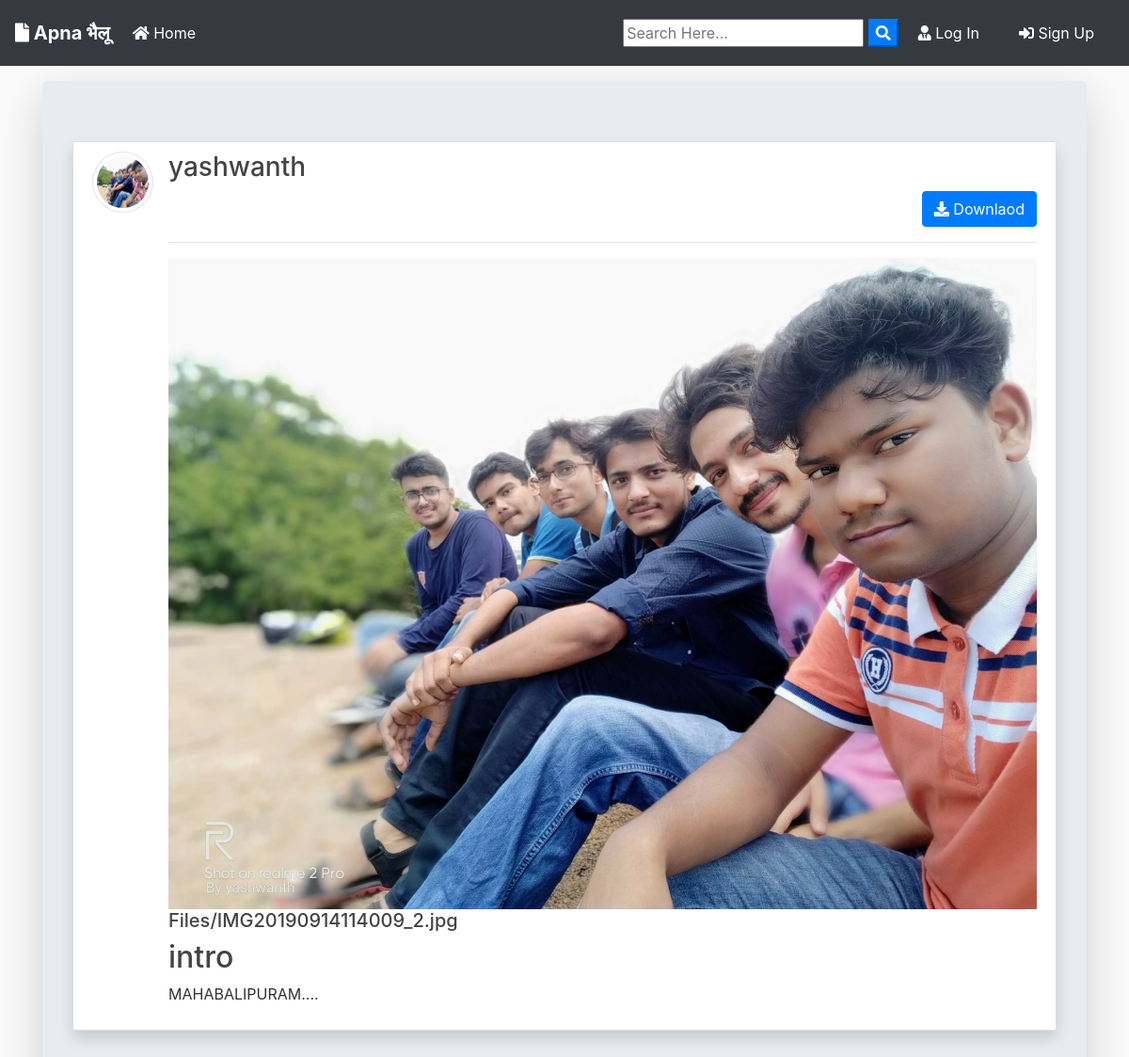
The app's page /post/17/ with its own data.
### blog/models.py (models this page shows, shortened)
class Post(models.Model):
	title = models.CharField(max_length=100)
	file = models.FileField(null=True,blank=True,upload_to='Files')
	content = models.TextField()
	date_posted = models.DateTimeField(default=timezone.now)
	author = models.ForeignKey(User, on_delete=models.CASCADE)
	def extension(self):
		name, extension = os.path.splitext(self.file.name)
		return extension

### users/models.py (models this page shows, shortened)
class Profile(models.Model):
    user = models.OneToOneField(User, on_delete=models.CASCADE)
    image = models.ImageField(default='default.jpg', upload_to='profile_pics')

### blog/views.py (the view)
# urls.py: path('post/<int:pk>/', PostDetailView.as_view(), name='post-detail'),
class PostDetailView(DetailView):
    model = Post
    template_name = 'blog/post_detail.html'

### blog/templates/blog/post_detail.html (shortened to what this page needs)
{% extends "blog/base.html" %}
{% block content %}
<div class="jumbotron mt-3 shadow-lg">
<article class="media content-section shadow ">
   <a href="{{ object.author.profile.image.url }} " target="_blank"> <img src="{{ object.author.profile.image.url }}  " alt="" class="article-img rounded-circle img-thumbnail img-fluid">
   </a>
    <div class="media-body">
      <div class="">
        <div class="d-flex justify-content-between">
        <a class="mr-2 mt-0 mb-0  text-dark" href="{% url 'user-posts' object.author.username  %}"><h3>{{ object.author }}</h3></a>
        </div>
        {% if object.author != user %}
          <div class="form-group mt-0 pt-0 d-flex justify-content-end">
            <a href="{{ object.file.url }}" download class="btn btn-primary flex-last" type="submit"><i class="fas fa-download"></i> Downlaod</a>
          </div>
        {% endif %}
        <hr>
      </div>
      <div>
        {% if object.file %}
          {% if object.extension == '.jpg' or object.extension == 'jpeg' or object.extension == 'png' %}
            <a href="{{ object.file.url }}"  download ><img src="{{ object.file.url }}" alt="" class="img-fluid "></a>
            <a href="{{ object.file.url }}"  download class="text-dark"><h5>{{ object.file }}</h5></a>
          {% else %}
            <a href="{{ object.file.url }}"  download class="text-dark"><h5>{{ object.file }}</h5></a>
          {% endif %}
        {% endif %}
      </div>
      <h2>{{ object.title }}</h2>
      <p class="article-content">{{ object.content }}</p>
    </div>
  </article>
{% endblock content %}

### blog/static/blog/main.css (style rules this page uses)
body { background: #fafafa; color: #333333; margin-top: 0; }
h1, h2, h3, h4, h5, h6 { color: #444444; }
.content-section { background: #ffffff; padding: 10px 20px; border: 1px solid #dddddd; border-radius: 3px; margin-bottom: 20px; }
.article-content { white-space: pre-line; }
.article-img { height: 65px; width: 65px; margin-right: 16px; }

### records on screen
Post: author.profile.image (picture), author "yashwanth", file (picture), file "Files/IMG20190914114009_2.jpg", title "intro", content "MAHABALIPURAM...."
